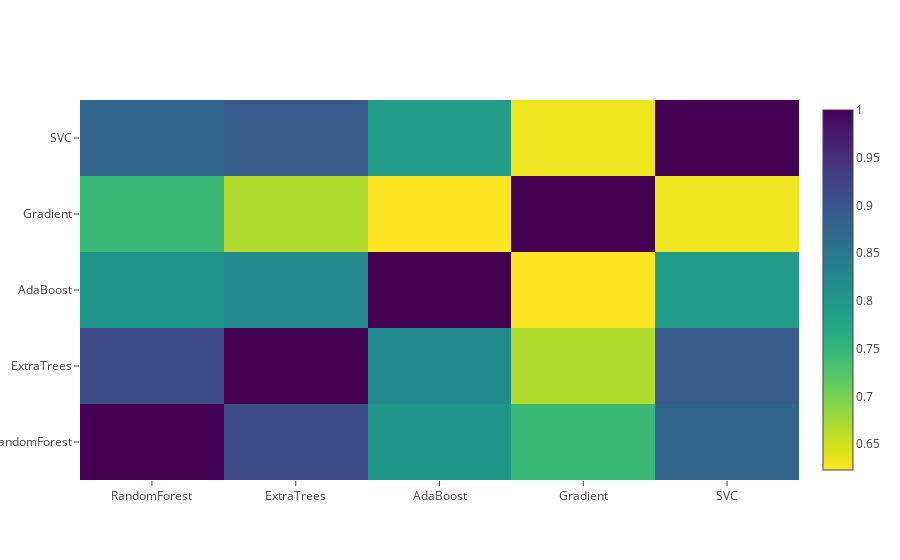

The code cell stored with this chart in its notebook:
### Code cell
#plot the first-level classifiers by correlation heatmap
data = [
    go.Heatmap(
        z= first_prediction.astype(float).corr().values ,
        x=first_prediction.columns.values,
        y= first_prediction.columns.values,
          colorscale='Viridis',
            showscale=True,
            reversescale = True
    )
]
py.iplot(data, filename='labelled-heatmap')

### Figure 1 — Plotly figure (JSON) as saved in the notebook; plotly's stock layout.template omitted (floating-point values rounded to 4 significant figures)
{"data": [{"colorscale": "Viridis", "reversescale": true, "showscale": true, "type": "heatmap", "uid": "8c556cf0-4562-41d1-84a8-1401aaf99781", "x": ["RandomForest", "ExtraTrees", "AdaBoost", "Gradient", "SVC"], "y": ["RandomForest", "ExtraTrees", "AdaBoost", "Gradient", "SVC"], "z": [[1, 0.9147, 0.8028, 0.7453, 0.8792], [0.9147, 1, 0.8202, 0.667, 0.8922], [0.8028, 0.8202, 1, 0.6231, 0.7939], [0.7453, 0.667, 0.6231, 1, 0.6311], [0.8792, 0.8922, 0.7939, 0.6311, 1]]}], "layout": {}}
